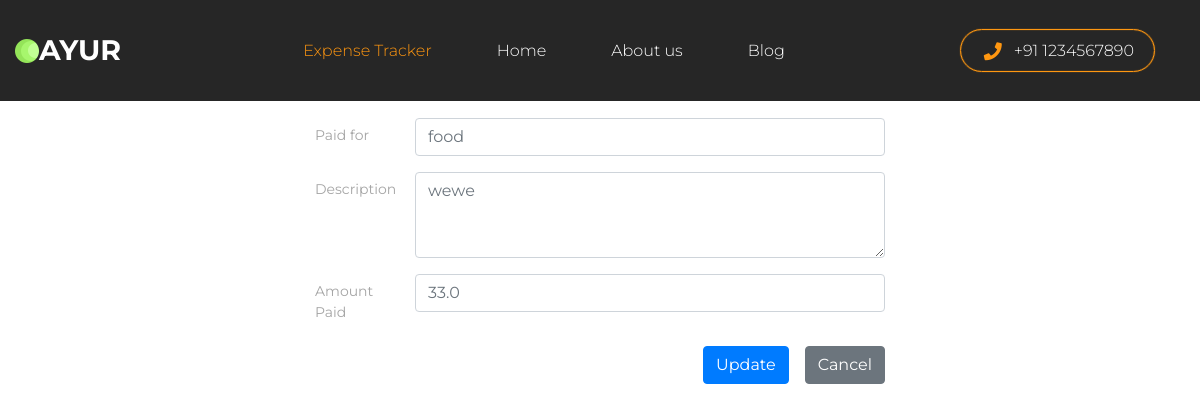
Before: /expenses/expense/update/1/ with the older database file.
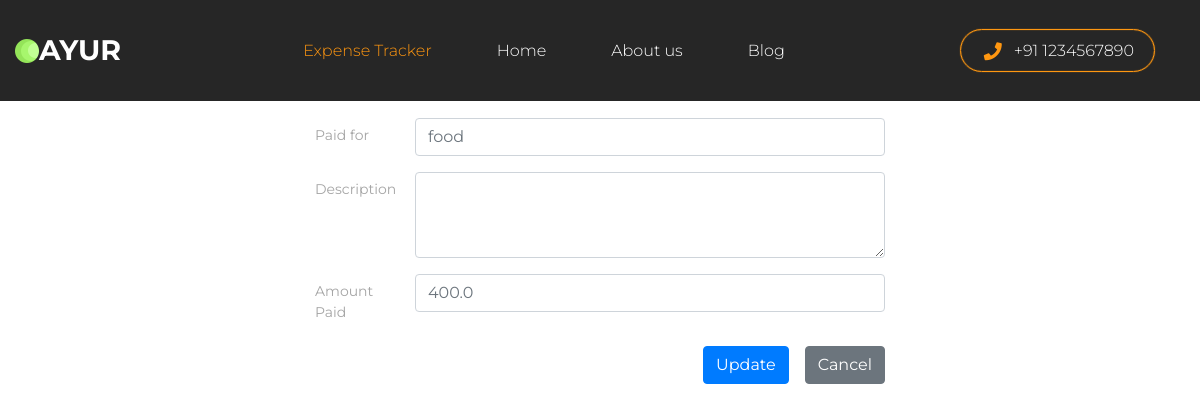
After: the same page with the newer database file.
### expenses/models.py (models this page shows, shortened)
class Expense(models.Model):
    userid=models.IntegerField(null=True)
    title = models.CharField(max_length=100)
    currency = models.CharField(max_length=100, null=True)
    description = models.CharField(max_length=200)
    amount = models.FloatField()
    payment_time = models.DateTimeField(null=True)
    dateOfPayment = models.CharField(max_length=100, default="None", null=True)
    month=models.IntegerField()
    year=models.IntegerField()
    class Meta:
        ordering = [
            '-payment_time'
        ]  # descending order --> most recent first, have to use order_by (for daily aggregation)

### expenses/views.py (the view, shortened to what this page needs)
def update_expense(request, expense_id):
    expense = get_object_or_404(Expense, id=expense_id)
    return render(request, 'expenses/update_expense.html', {
        'expense': expense,
    })

### expenses/templates/expenses/update_expense.html (shortened to what this page needs)
{% extends "expenses/base.html" %}
{% load static %}
{% load humanize %}
{% block content %}
    <div class="container mt-5" style="max-width: 50%;">
        <h4 class="mb-5 text-center">Update expense #{{ expense.id }}
        </h4>
        <form action="{% url 'expenses:update' expense.id %}" method="post">
            <div class="row mb-3">
                <label for="inputText3" class="col-sm-2 col-form-label">Paid for</label>
                <div class="col-sm-10">
                    <input type="text" class="form-control update-input" name="title" placeholder="{{ expense.title }}" id="inputText3"></div>
                </div>
                <div class="row mb-3">
                    <label for="inputDesc3" class="col-sm-2 col-form-label">Description</label>
                    <div class="col-sm-10">
                        <textarea class="form-control update-input" rows="3" name="desc" id="inputDesc3" maxlength="200" placeholder="{{ expense.description }}"></textarea>
                    </div>
                </div>
                <div class="row mb-3">
                    <label for="inputPrice3" class="col-sm-2 col-form-label">Amount Paid</label>
                    <div class="col-sm-10">
                        <input type="number" class="form-control update-input" name="price" placeholder="{{ expense.amount }}" id="inputPrice3"></div>
                    </div>
                    <a class="btn btn-secondary float-end" href="{% url 'expenses:home' %}" role="button">Cancel</a>
                    <button type="submit" class="btn btn-primary float-end me-3">Update</button>
                </form>
            </div>
        {% endblock %}

Changed rows visible on the page:
changed Expense "food": desc "wewe" → (not shown); price "33.0" → "400.0"
